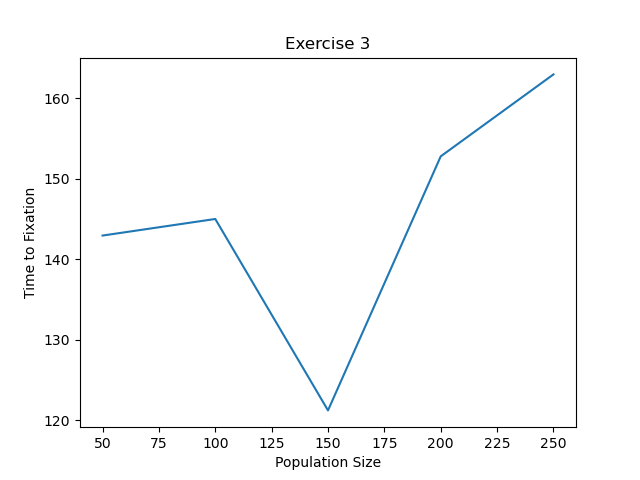

This figure's Python source:
#!/usr/bilbn/env python

import numpy as np
import matplotlib.pyplot as plt

def my_mean(list_name):
	sum_list = sum(list_name)
	average = sum_list/len(list_name)
	return average

def genetic_drift(allele_freq, pop_size):

	AF = []

	while 0 < allele_freq < 1:
		allele_freq = np.random.binomial(2 * pop_size, allele_freq)/ (2 * pop_size)
		AF.append(allele_freq)

	return AF

# trial_1 = genetic_drift(0.5, 1754)
# print(len(trial_1))


# allele_freq = 0.5
population = [50, 100, 150, 200, 250]

averages = []
for pop in population:

	fixation_time = []
	for i in range(50):
		trials = genetic_drift(0.5, pop)
		fixation_time.append(trials)

#print(fixation_time)
#print(len(fixation_time))

	fixation_length = []
	for x in fixation_time:
		fixation_length.append(len(x))

	
	average_fixation = my_mean(fixation_length)
	#print(average_fixation)
	averages.append(average_fixation)
print(averages)

fig, ax = plt.subplots()

ax.plot(population, averages)

ax.set_title( "Exercise 3" )
ax.set_xlabel( "Population Size")
ax.set_ylabel( "Time to Fixation")

fig.savefig( "Day_4_Exercise_3_part_1" )
plt.show()

